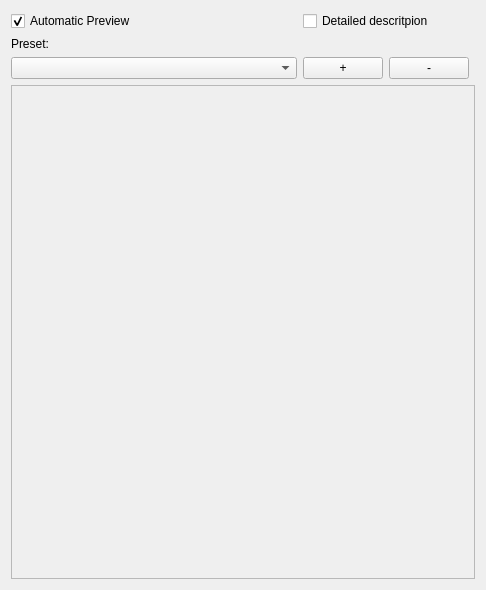
<?xml version="1.0" encoding="UTF-8"?>
<ui version="4.0">
 <class>ParameterWidget</class>
 <widget class="QWidget" name="ParameterWidget">
  <property name="geometry">
   <rect>
    <x>0</x>
    <y>0</y>
    <width>486</width>
    <height>590</height>
   </rect>
  </property>
  <property name="windowTitle">
   <string>Form</string>
  </property>
  <layout class="QGridLayout" name="gridLayout">
   <item row="6" column="0">
    <widget class="QComboBox" name="comboBox">
     <property name="sizePolicy">
      <sizepolicy hsizetype="Preferred" vsizetype="Fixed">
       <horstretch>1</horstretch>
       <verstretch>0</verstretch>
      </sizepolicy>
     </property>
    </widget>
   </item>
   <item row="6" column="1">
    <widget class="QPushButton" name="pushButton">
     <property name="text">
      <string>+</string>
     </property>
    </widget>
   </item>
   <item row="10" column="0" colspan="4">
    <widget class="QScrollArea" name="scrollArea">
     <property name="widgetResizable">
      <bool>true</bool>
     </property>
     <widget class="QWidget" name="scrollAreaWidgetContents">
      <property name="geometry">
       <rect>
        <x>0</x>
        <y>0</y>
        <width>472</width>
        <height>502</height>
       </rect>
      </property>
      <layout class="QVBoxLayout" name="verticalLayout">
       <property name="spacing">
        <number>0</number>
       </property>
       <property name="leftMargin">
        <number>0</number>
       </property>
       <property name="topMargin">
        <number>0</number>
       </property>
       <property name="rightMargin">
        <number>0</number>
       </property>
       <property name="bottomMargin">
        <number>0</number>
       </property>
      </layout>
     </widget>
    </widget>
   </item>
   <item row="1" column="0">
    <widget class="QLabel" name="label">
     <property name="text">
      <string>Preset:</string>
     </property>
    </widget>
   </item>
   <item row="0" column="0">
    <widget class="QCheckBox" name="checkBoxAutoPreview">
     <property name="text">
      <string>Automatic Preview</string>
     </property>
     <property name="checked">
      <bool>true</bool>
     </property>
    </widget>
   </item>
   <item row="6" column="2">
    <widget class="QPushButton" name="pushButton_2">
     <property name="text">
      <string>-</string>
     </property>
    </widget>
   </item>
   <item row="0" column="1" colspan="2">
    <widget class="QCheckBox" name="checkBox">
     <property name="text">
      <string>Detailed descritpion</string>
     </property>
    </widget>
   </item>
  </layout>
 </widget>
 <resources/>
 <connections/>
</ui>
